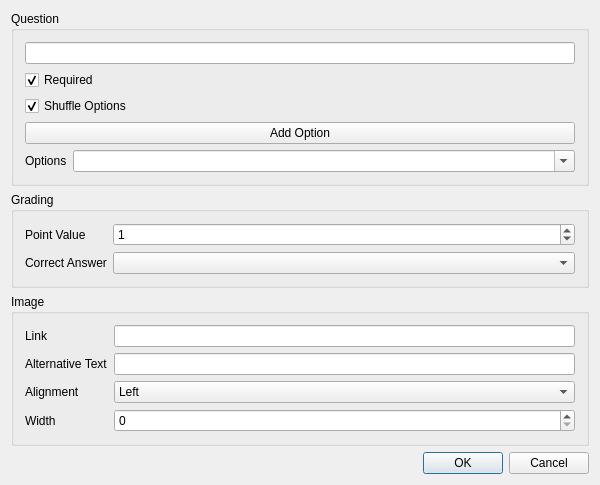
<?xml version="1.0" encoding="UTF-8"?>
<ui version="4.0">
 <class>AddItemDialogClass</class>
 <widget class="QDialog" name="AddItemDialogClass">
  <property name="geometry">
   <rect>
    <x>0</x>
    <y>0</y>
    <width>600</width>
    <height>477</height>
   </rect>
  </property>
  <property name="windowTitle">
   <string>Add MCQ</string>
  </property>
  <layout class="QVBoxLayout" name="verticalLayout">
   <item>
    <widget class="QGroupBox" name="questionGroupbox">
     <property name="title">
      <string>Question</string>
     </property>
     <layout class="QVBoxLayout" name="verticalLayout_2">
      <item>
       <widget class="QLineEdit" name="questionTitleLineEdit"/>
      </item>
      <item>
       <widget class="QCheckBox" name="questionRequiredCheckbox">
        <property name="text">
         <string>Required</string>
        </property>
        <property name="checked">
         <bool>true</bool>
        </property>
       </widget>
      </item>
      <item>
       <widget class="QCheckBox" name="shuffleOptionsCheckbox">
        <property name="text">
         <string>Shuffle Options</string>
        </property>
        <property name="checked">
         <bool>true</bool>
        </property>
       </widget>
      </item>
      <item>
       <widget class="QPushButton" name="addOptionBtn">
        <property name="text">
         <string>Add Option</string>
        </property>
       </widget>
      </item>
      <item>
       <layout class="QFormLayout" name="formLayout_4">
        <item row="1" column="1">
         <widget class="QComboBox" name="optionsCombobox">
          <property name="editable">
           <bool>true</bool>
          </property>
         </widget>
        </item>
        <item row="1" column="0">
         <widget class="QLabel" name="optionsLabel">
          <property name="text">
           <string>Options</string>
          </property>
         </widget>
        </item>
       </layout>
      </item>
     </layout>
    </widget>
   </item>
   <item>
    <widget class="QGroupBox" name="gradingGroupbox">
     <property name="title">
      <string>Grading</string>
     </property>
     <layout class="QFormLayout" name="formLayout_2">
      <item row="0" column="0">
       <widget class="QLabel" name="pointValueLabel">
        <property name="text">
         <string>Point Value</string>
        </property>
       </widget>
      </item>
      <item row="0" column="1">
       <widget class="QSpinBox" name="pointValueSpinbox">
        <property name="value">
         <number>1</number>
        </property>
       </widget>
      </item>
      <item row="1" column="0">
       <widget class="QLabel" name="correctAnswerLabel">
        <property name="text">
         <string>Correct Answer</string>
        </property>
       </widget>
      </item>
      <item row="1" column="1">
       <widget class="QComboBox" name="correctAnswerCombobox">
        <property name="editable">
         <bool>false</bool>
        </property>
       </widget>
      </item>
     </layout>
    </widget>
   </item>
   <item>
    <widget class="QGroupBox" name="imageGroupbox">
     <property name="title">
      <string>Image</string>
     </property>
     <layout class="QFormLayout" name="formLayout">
      <item row="0" column="0">
       <widget class="QLabel" name="imageLinkLabel">
        <property name="toolTip">
         <string>The link from where the image will be downloaded.</string>
        </property>
        <property name="text">
         <string>Link</string>
        </property>
       </widget>
      </item>
      <item row="0" column="1">
       <widget class="QLineEdit" name="imageLinkLineEdit"/>
      </item>
      <item row="1" column="0">
       <widget class="QLabel" name="altTextLabel">
        <property name="toolTip">
         <string>The text that will appear in place of the image if the image couldn't be downloaded.</string>
        </property>
        <property name="text">
         <string>Alternative Text</string>
        </property>
       </widget>
      </item>
      <item row="1" column="1">
       <widget class="QLineEdit" name="altTextLineEdit"/>
      </item>
      <item row="2" column="0">
       <widget class="QLabel" name="imageAlignmentLabel">
        <property name="text">
         <string>Alignment</string>
        </property>
       </widget>
      </item>
      <item row="2" column="1">
       <widget class="QComboBox" name="imageAlignmentCombobox">
        <item>
         <property name="text">
          <string>Left</string>
         </property>
        </item>
        <item>
         <property name="text">
          <string>Right</string>
         </property>
        </item>
        <item>
         <property name="text">
          <string>Center</string>
         </property>
        </item>
       </widget>
      </item>
      <item row="3" column="0">
       <widget class="QLabel" name="imageWidthLabel">
        <property name="text">
         <string>Width</string>
        </property>
       </widget>
      </item>
      <item row="3" column="1">
       <widget class="QSpinBox" name="imageWidthSpinbox"/>
      </item>
     </layout>
    </widget>
   </item>
   <item>
    <layout class="QHBoxLayout" name="horizontalLayout">
     <item>
      <spacer name="horizontalSpacer">
       <property name="orientation">
        <enum>Qt::Orientation::Horizontal</enum>
       </property>
       <property name="sizeHint" stdset="0">
        <size>
         <width>40</width>
         <height>20</height>
        </size>
       </property>
      </spacer>
     </item>
     <item>
      <widget class="QDialogButtonBox" name="addItemDialogBtnBox">
       <property name="standardButtons">
        <set>QDialogButtonBox::StandardButton::Cancel|QDialogButtonBox::StandardButton::Ok</set>
       </property>
      </widget>
     </item>
    </layout>
   </item>
  </layout>
 </widget>
 <layoutdefault spacing="6" margin="11"/>
 <resources/>
 <connections/>
</ui>
